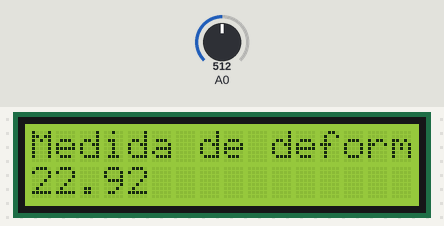
Bench run of a sketch on a simulated Arduino Uno, built with avr-gcc and run on an emulated ATmega328P. Parts: 16×2 character LCD. The inputs (shaded band) are chosen by the test bench; at power-on: A0 = 512.

Above: at 1.2 s.
1.3 s: A0 set to 716
At 2.9 s:
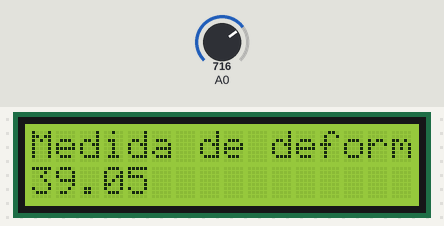
4.3 s: A0 set to 900
At 6.0 s:
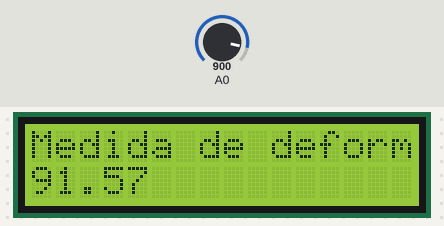
7.3 s: A0 set to 1023
At 9.1 s:
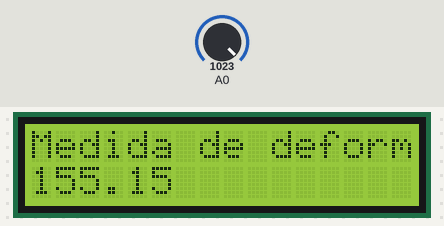
Timing chart, 0 to 10.6 s (numbered marks = the images above; inputs shaded):
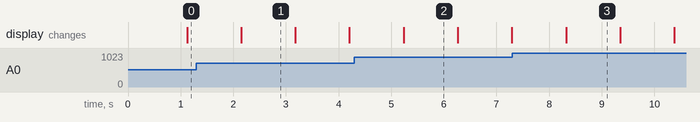

The sketch:

Tutorial_utilizar_pantalla_i2c_16x2.ino
```cpp
/*
conexiones
scl ---puerto analogico A5
sda ---puerto analogico A4
puero data de la Resistencia --- A0
*/


//Librerias necesarias
#include <Wire.h>
#include <LiquidCrystal_I2C.h>
LiquidCrystal_I2C lcd(0x27,16,2);
float promedio[4];
float medicionprom=0, Filtroprom=0, medicionCMS=0, Medicionmm=0;

void setup()
{
  //Iniciamos el fondo retroiluminado
  lcd.backlight();
  //Iniciamos la pantalla
  lcd.init();
}


void loop()
{

  int i;
  for(i=0;i<3;i++)
      {
  promedio[i] = analogRead(A0);
  medicionprom =promedio[i]+medicionprom;
      }

  Filtroprom = medicionprom/4;
  medicionCMS= (((Filtroprom*0.00488)-0.0234)/1.625);
  Medicionmm= medicionCMS*10;

  lcd.clear();
  lcd.print("Medida de deformacion");
  lcd.setCursor(0,1);
  lcd.print(Medicionmm);


  delay(1000);

}
```

Measured:
- what the display in image 1 shows lasts 1.1 s, from 2.1 s to 3.2 s
